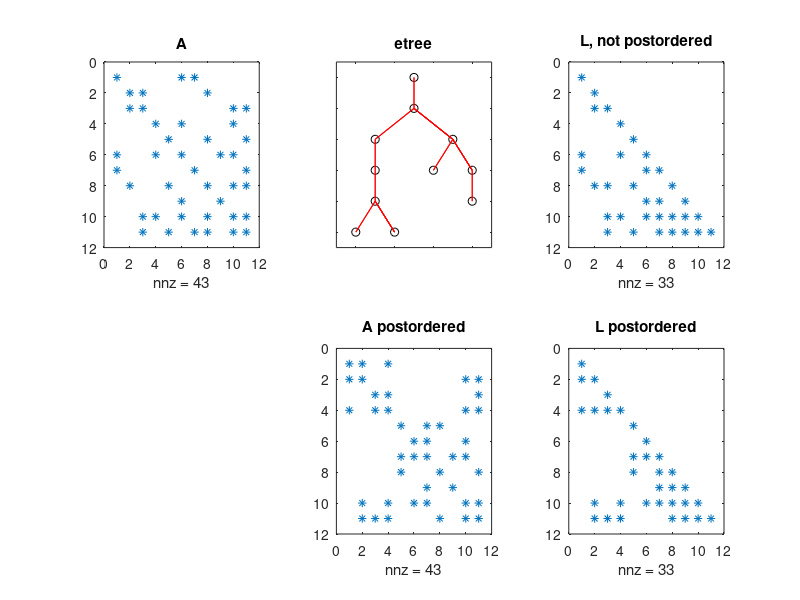

Reproduce this figure in MATLAB.
clf

% desired etree:
%       1 2 3 4 5 6 7  8  9 10 11
goal = [6 3 8 6 8 7 9 10 10 11  0] ;

o = 0 ;
X = 1 ;
d = 0 ;
x = 0 ;
y = 0 ;

A = [
1 o o o o o o o o o o
o 2 o o o o o o o o o
o X 3 o o o o o o o o
o o o 4 o o o o o o o
o o o o 5 o o o o o o
X o o X o 6 o o o o o
X o o x o x 7 o o o o
o X x o X o o 8 o o o
x o o x o X x o 9 o o
x x X X x X x X x 10 o
x x X x X x X X x X 11 ] ;

A = A + tril(A,-1)' 

[count,h,parent,post,R] = symbfact (A) ;
L = R' ;

subplot (2,3,1) ;
spy (A)
title ('A') ;

subplot (2,3,2) ;
etreeplot (A)
title ('etree') ;

% [parent, post] = etree (A) ;

subplot (2,3,3) ;
spy (L)
title ('L, not postordered') ;

n = size (A,1) ;
for k = 1:n
    fprintf ('parent (%d) = %d  goal: %d   ok: %d\n', ...
	k, parent (k), goal (k), goal (k) == parent(k)) ;
end


[count,h,parent2,post2,R] = symbfact (A (post,post)) ;
L = R' ;

subplot (2,3,5) ;
spy (A (post,post))
title ('A postordered') ;

subplot (2,3,6) ;
spy (L)
title ('L postordered') ;
